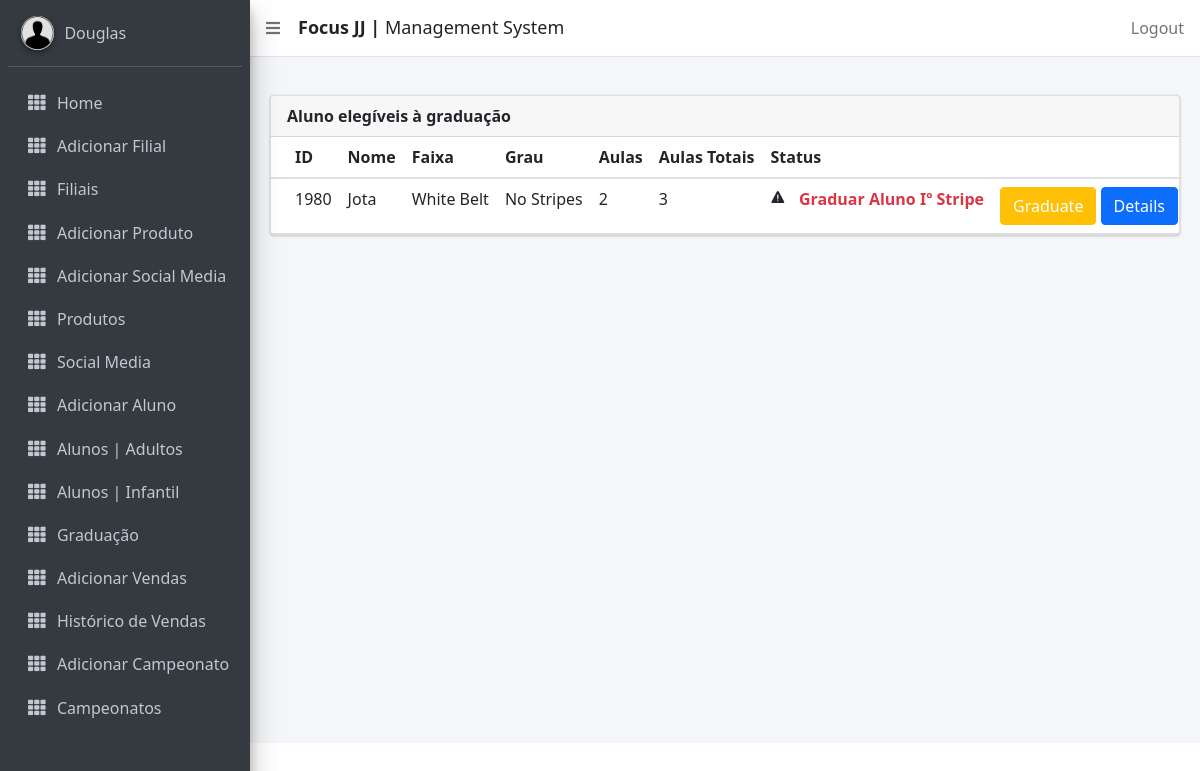
Page /managealunos/graduation (signed in) on the committed database.
### focusbjj/models.py (models this page shows, shortened)
class CustomUser(AbstractUser):
    id = ShortUUIDField(primary_key=True, editable=False, alphabet="0123456789", length=3)
    email = models.EmailField(max_length=255, unique=True)
    contact_name = models.CharField(max_length=255)
    country = CountryField()
    location = models.CharField(max_length=255)
    phone = models.CharField(max_length=15, help_text=_('Use somente números. Código do País + Telefone'))
    join_date = models.DateTimeField(default=timezone.now)
    is_active = models.BooleanField(default=True, help_text='Desmarque a caixa para desativar')
    class Meta:
        ordering = ["country", "location"]

class Aluno(models.Model):
    DoesNotExist = None
    objects = None
    id = ShortUUIDField(primary_key=True, editable=False, alphabet="0123456789", length=4)
    photo = models.ImageField(upload_to='photos/', null=True, blank=True)
    nome = models.CharField(max_length=15, verbose_name='Name')
    middle_name = models.CharField(max_length=20, verbose_name='Middle Name', blank=True, null=True)
    surname = models.CharField(max_length=15, verbose_name='Last Name', null=True)
    phone = models.CharField(max_length=15, help_text='Use only numbers')
    email = models.EmailField(max_length=128)
    location = models.ForeignKey(CustomUser, related_name="alunos", on_delete=models.CASCADE)
    address = models.CharField(max_length=255, blank=True, null=True)
    belt = models.CharField(max_length=255, choices=BELT)
    stripe = models.CharField(max_length=255, choices=GRAU)
    join_date = models.DateTimeField()
    time_stamp = models.DateTimeField(auto_now=True, null=True)
    gender = models.CharField(max_length=255, choices=GENDER)
    dob = models.DateField(verbose_name='Date of Birth',)
    is_blocked = models.BooleanField(default=False)
    agreement = models.BooleanField(default=False)
    USERNAME_FIELD = 'id'
    class Meta:
        ordering = ["nome"]

class Graduation(models.Model):
    objects = None
    aluno = models.ForeignKey(Aluno, related_name='graduacao', on_delete=models.CASCADE, verbose_name='_(Aluno')
    master = models.CharField(max_length=15, null=True, verbose_name=_('Professor'))
    belt = models.CharField(max_length=255, choices=BELT, verbose_name=_('Faixa'))
    stripe = models.CharField(max_length=255, choices=GRAU, verbose_name=_('Grau'))
    time_stamp = models.DateTimeField(null=True, verbose_name=_('Data'))

### focusbjj/views.py (the view)
# urls.py: path('managealunos/graduation', views.ManageGraduationTotal.as_view(), name='managegraduation'),
class ManageGraduationTotal(LoginRequiredMixin, ListView):
    template_name = 'managegraduationtotal.html'
    model = Aluno
    def get_queryset(self):
        queryset = super().get_queryset()
        filter = AlunoFilter(self.request.GET, queryset)
        return filter.qs
    def get_context_data(self, **kwargs):
        context = super(ManageGraduationTotal, self).get_context_data(**kwargs)
        context['alunos'] = Aluno.objects.all()
        context['unidades'] = CustomUser.objects.all()
        queryset = self.get_queryset()
        filter = AlunoFilter(self.request.GET, queryset)
        context['filter'] = filter
        return context

### focusbjj/templatetags/attendance_tags.py (called while the page is built)
@register.filter
def get_count_att_aluno(aluno_instance):
    return len(GetAttendance.objects.filter(aluno_id=aluno_instance.id))

@register.filter
def current_belt(aluno_instance):
    belt = Graduation.objects.filter(aluno_id=aluno_instance.id).order_by('-time_stamp')
    if belt:
        current = belt[0].belt
    else:
        current = aluno_instance.belt
    return current

@register.filter
def current_stripe(aluno_instance):
    belt = Graduation.objects.filter(aluno_id=aluno_instance.id).order_by('-time_stamp')
    if belt:
        current = belt[0].stripe
    else:
        current = aluno_instance.stripe
    return current

@register.filter
def new_attendance(aluno_instance):
    last_grad = Graduation.objects.filter(aluno_id=aluno_instance.id).order_by('-time_stamp')
    if last_grad:
        date = last_grad[0].time_stamp
        enddate = timezone.now()
        attendance = len(GetAttendance.objects.filter(aluno_id=aluno_instance.id).filter(attendance__range=[date, enddate]))
        return attendance

### focusbjj/templates/managegraduationtotal.html (shortened to what this page needs)
{% extends 'base_template.html' %}
{% load static %}
{% load alerta_tags %}
{% load attendance_tags %}
{% load i18n %}
{% block content %}
<section class="content">
        <div class="container-fluid">
            <div class="row">
                <div class="col-md-12">
                    <div class="card">
                        <div class="card-header">
                            <p><b>{% trans "Aluno elegíveis à graduação" %}</b> </p>
                        </div>
                        <div class="card-body table-responsive p-0">
                            <table class="table table-hover text-nowrap">
                            <thead>
                                <tr>
                                <th>ID</th>
                                <th>{% trans "Nome" %}</th>
                                <th>{% trans "Faixa" %}</th>
                                <th>{% trans "Grau" %}</th>
                                <th>{% trans "Aulas" %}</th>
                                <th>{% trans "Aulas Totais" %}</th>
                                <th>Status</th>
                                <th></th>
                                </tr>
                            </thead>
                                {% for aluno in request.user.alunos.all|dictsort:"nome" %}
                                    {% if aluno|alert %}
                            <tbody>
                                <tr>
                                <td>{{ aluno.id }}</td>
                                <td>{{ aluno.nome|title }}</td>
                                <td>{{ aluno|current_belt }}</td>
                                <td>{{ aluno|current_stripe }}</td>
                                <td>
                                    {% if aluno|new_attendance == None %}
                                    {{ aluno|get_count_att_aluno }}
                                    {% else %}
                                    {{ aluno|new_attendance }}
                                    {% endif %}
                                </td>
                                <td>{{ aluno|get_count_att_aluno }}</td>
                                <td>
                                    <ion-icon name="warning"></ion-icon>
                                    <strong class="text-red"> &nbsp; {{ aluno|alert }} </strong>
                                </td>
                                <td>
                                    <a href="{% url 'focusbjj:graduation' aluno.pk %}" class="btn btn-warning text-white">Graduate</a>
                                    <a href="{% url 'focusbjj:alunos' aluno.pk %}" class="btn btn-primary">Details</a>
                                </td>
                                </tr>
                            </tbody>
                                   {% endif %}
                            {% endfor %}
                            </table>
                        </div>
                        </div>
                </div>
            </div>
        </div>
      </section>
{% endblock %}

### templates/sidebar_template.html (shortened to what this page needs)
{% load static %}
{% load i18n %}
<aside class="main-sidebar navbar-gray-dark sidebar-dark-primary elevation-4">
    <div class="sidebar">
      <div class="user-panel mt-3 pb-3 mb-3 d-flex">
        <div class="image">
          <img src="{% static 'images/defaultuser.jpeg' %}" class="img-circle elevation-2" alt="User Image">
        </div>
        <div class="info">
          <a href="#" class="d-block">{{ user.contact_name }}</a>
        </div>
      </div>
      <nav class="mt-2">
        <ul class="nav nav-pills nav-sidebar flex-column" data-widget="treeview" role="menu" data-accordion="false">
          <li class="nav-item">
            {% url 'admin_home' as admin_home %}
            <a href="{% url 'focusbjj:filiais' %}" class="nav-link {% if request.path == admin_home %} active {% endif %}">
              <i class="nav-icon fas fa-th"></i>
              <p>
                Home
              </p>
            </a>
          </li>
          {% if user.is_superuser %}
          <li class="nav-item">
            {% url 'add_staff' as add_staff %}
            <a href="{% url 'focusbjj:add_staff' %}" class="nav-link {% if request.path == add_staff %} active {% endif %}">
              <i class="nav-icon fas fa-th"></i>
              <p>
               Adicionar Filial
              </p>
            </a>
          </li>
           <li class="nav-item">
              {% url 'manage_staff' as manage_staff %}
            {% url 'edit_staff' staff_id=id as edit_staff %}
            <a href="{% url 'focusbjj:managestaff' %}" class="nav-link {% if request.path == manage_staff %} active {% endif %} {% if request.path == edit_staff %} active {% endif %}">
              <i class="nav-icon fas fa-th"></i>
              <p>
                Filiais
              </p>
            </a>
          </li>
          <li class="nav-item">
            <a href="{% url 'focusbjj:addproduct' %}" class="nav-link ">
              <i class="nav-icon fas fa-th"></i>
              <p>
                Adicionar Produto
              </p>
            </a>
          </li>
          <li class="nav-item">
            <a href="{% url 'focusbjj:addsocialmedia' %}" class="nav-link ">
              <i class="nav-icon fas fa-th"></i>
              <p>
                {% trans "Adicionar Social Media" %}
              </p>
            </a>
          </li>
          {% endif%}
          <li class="nav-item">
            <a href="{% url 'focusbjj:products' %}" class="nav-link ">
              <i class="nav-icon fas fa-th"></i>
              <p>
                {% trans "Produtos" %}
              </p>
            </a>
          </li>
          <li class="nav-item">
            <a href="{% url 'focusbjj:socialmedia' %}" class="nav-link">
              <i class="nav-icon fas fa-th"></i>
              <p>
                {% trans "Social Media" %}
              </p>
            </a>
          </li>
           <li class="nav-item">
            <a href="{% url 'focusbjj:add_aluno' %}" class="nav-link {% if request.path == add_student %} active {% endif %}">
              <i class="nav-icon fas fa-th"></i>
              <p>
                {% trans "Adicionar Aluno" %}
              </p>
            </a>
          </li>
          <li class="nav-item">
            <a href="{% url 'focusbjj:managealunos' %}" class="nav-link {% if request.path == manage_student %} active {% endif %} {% if request.path == edit_student %} active {% endif %}">
              <i class="nav-icon fas fa-th"></i>
              <p>
                {% trans "Alunos | Adultos" %}
              </p>
            </a>
          </li>
          <li class="nav-item">
            <a href="{% url 'focusbjj:managealunoskids' %}" class="nav-link {% if request.path == manage_student %} active {% endif %} {% if request.path == edit_student %} active {% endif %}">
              <i class="nav-icon fas fa-th"></i>
              <p>
                {% trans "Alunos | Infantil" %}
              </p>
            </a>
          </li>
          <li class="nav-item">
            <a href="{% url 'focusbjj:managegraduation' %}" class="nav-link {% if request.path == manage_student %} active {% endif %} {% if request.path == edit_student %} active {% endif %}">
              <i class="nav-icon fas fa-th"></i>
              <p>
                {% trans "Graduação" %}
              </p>
            </a>
          </li>
           <li class="nav-item">
            <a href="{% url 'focusbjj:addvenda' %}" class="nav-link ">
              <i class="nav-icon fas fa-th"></i>
              <p>
                {% trans "Adicionar Vendas" %}
              </p>
            </a>
          </li>
           <li class="nav-item">
            <a href="{% url 'focusbjj:vendas' user.pk %}" class="nav-link ">
              <i class="nav-icon fas fa-th"></i>
              <p>
                {% trans "Histórico de Vendas" %}
              </p>
            </a>
          </li>
          <li class="nav-item">
            <a href="{% url 'focusbjj:championship' %}" class="nav-link {% if request.path == manage_student %} active {% endif %} {% if request.path == edit_student %} active {% endif %}">
              <i class="nav-icon fas fa-th"></i>
              <p>
                {% trans "Adicionar Campeonato" %}
              </p>
            </a>
          </li>
          <li class="nav-item">
            <a href="{% url 'focusbjj:championshipdetails' %}" class="nav-link {% if request.path == manage_student %} active {% endif %} {% if request.path == edit_student %} active {% endif %}">
              <i class="nav-icon fas fa-th"></i>
              <p>
                {% trans "Campeonatos" %}
              </p>
            </a>
          </li>
           <li class="nav-item">
            <a href="{% url 'focusbjj:editarstaff' request.user.pk %}" class="nav-link ">
            </a>
          </li>
        </ul>
      </nav>
    </div>
  </aside>

### rows in the picture
CustomUser: contact_name "Douglas"
Aluno: id "1980", nome "Jota", id.belt "White Belt", id.stripe "No Stripes", id.time_stamp "2", id "3", id.stripe "Graduar Aluno Iº Stripe"
